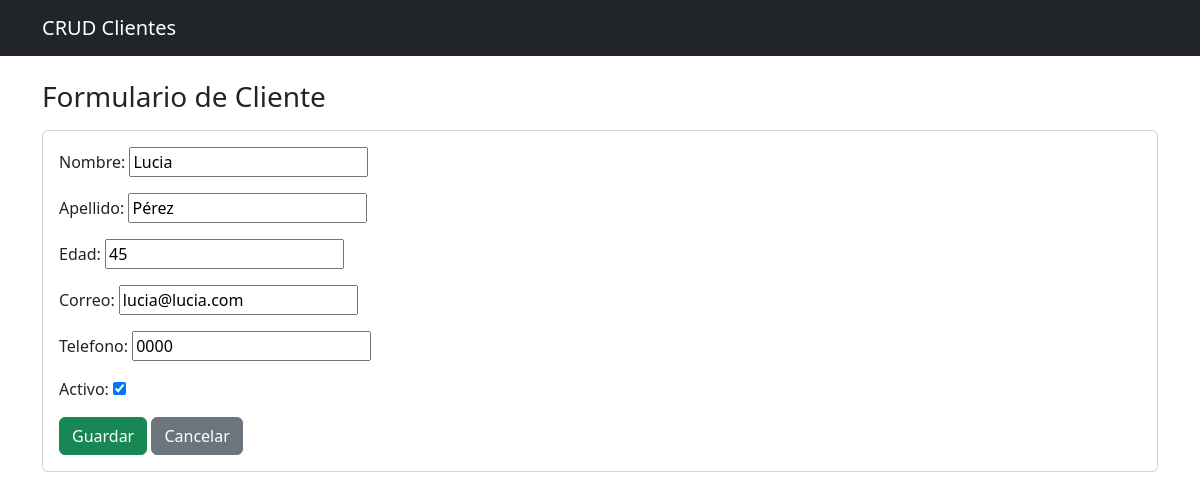
/clientes/editar/9, run on the app's committed database.
### clientes/models.py (models this page shows, shortened)
class Cliente(models.Model):
    nombre = models.CharField(max_length=100)
    apellido = models.CharField(max_length=100)
    correo = models.EmailField(unique=True)
    telefono = models.CharField(max_length=20, null=True, blank=True)
    edad = models.PositiveIntegerField()
    activo = models.BooleanField(default=True)
    fecha_creacion = models.DateTimeField(auto_now_add=True)

### clientes/views.py (the view, shortened to what this page needs)
# urls.py: path('editar/<int:pk>', ClienteUpdateView.as_view(), name='cliente_update'),
class ClienteUpdateView(UpdateView):
    model = Cliente
    template_name = 'clientes/cliente_form.html'
    fields = ['nombre', 'apellido', 'edad', 'correo', 'telefono', 'activo']
    success_url = reverse_lazy('cliente_list')

### templates/clientes/cliente_form.html (shortened to what this page needs)
{% extends 'clientes/base.html' %}
{% block content %}
<h1 class="h3 mb-3">Formulario de Cliente</h1>
<div class="card">
    <div class="card-body">
        <form method="post">
            {{ form.as_p }}
            <button type="submit" class="btn btn-success">Guardar</button>
            <a href="{% url 'cliente_list' %}" class="btn btn-secondary">Cancelar</a>
        </form>
    </div>
</div>
{% endblock %}

### data on the page
Cliente: nombre "Lucia", apellido "Pérez", edad "45", correo "lucia@lucia.com", telefono "0000", activo "☑"
